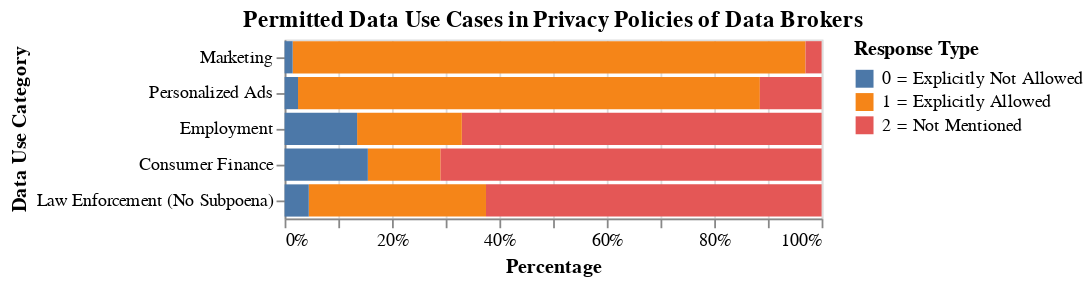

Notebook code for this chart:
### Code cell
# Visualization 1: Data Use Practices
print("Creating data use practices visualization...")

data_use_cols = ['marketing', 'personalized_ads', 'employment', 'consumer_finance', 'law_no_subpoena']
available_cols = [col for col in data_use_cols if col in data_use.columns]
chart = create_policy_analysis_chart(
    data=data_use,
    category_columns=available_cols,
    title='Permitted Data Use Cases in Privacy Policies of Data Brokers',
    xlabel='Data Use Category',
    legend_labels=['0 = Explicitly Not Allowed', '1 = Explicitly Allowed', '2 = Not Mentioned']
)
chart

### Figure 1 — Vega-Lite specification as saved in the notebook (floating-point values rounded to 4 significant figures; data arrays with more than 128 entries replaced by an {"elided": "..."} marker saying what was removed)
{"config": {"view": {"continuousWidth": 300, "continuousHeight": 300}}, "data": {"name": "data-0c778f99e153303362a67aa01efa3094"}, "mark": {"type": "bar"}, "encoding": {"color": {"field": "response_label", "sort": ["0 = Explicitly Not Allowed", "1 = Explicitly Allowed", "2 = Not Mentioned"], "title": "Response Type", "type": "nominal"}, "tooltip": [{"field": "display_category", "title": "Category", "type": "nominal"}, {"field": "response_label", "type": "nominal"}, {"aggregate": "count", "title": "Count", "type": "quantitative"}], "x": {"aggregate": "count", "axis": {"format": "%", "title": "Percentage"}, "stack": "normalize", "type": "quantitative"}, "y": {"axis": {"labelAngle": 0}, "field": "display_category", "sort": ["marketing", "personalized_ads", "employment", "consumer_finance", "law_no_subpoena"], "title": "Data Use Category", "type": "nominal"}}, "title": "Permitted Data Use Cases in Privacy Policies of Data Brokers", "$schema": "https://vega.github.io/schema/vega-lite/v5.20.1.json", "datasets": {"data-0c778f99e153303362a67aa01efa3094": {"elided": "1000 records"}}}
